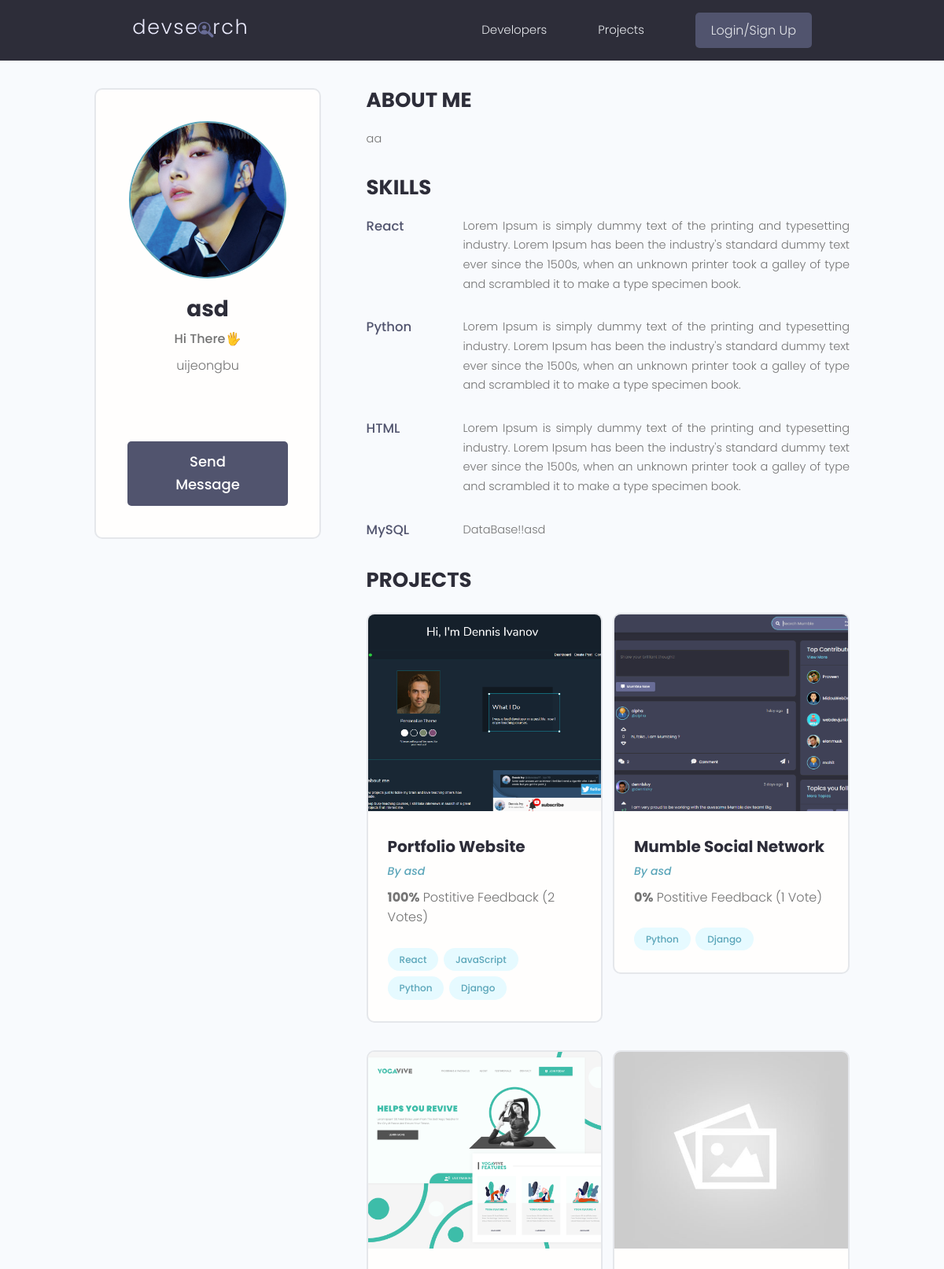
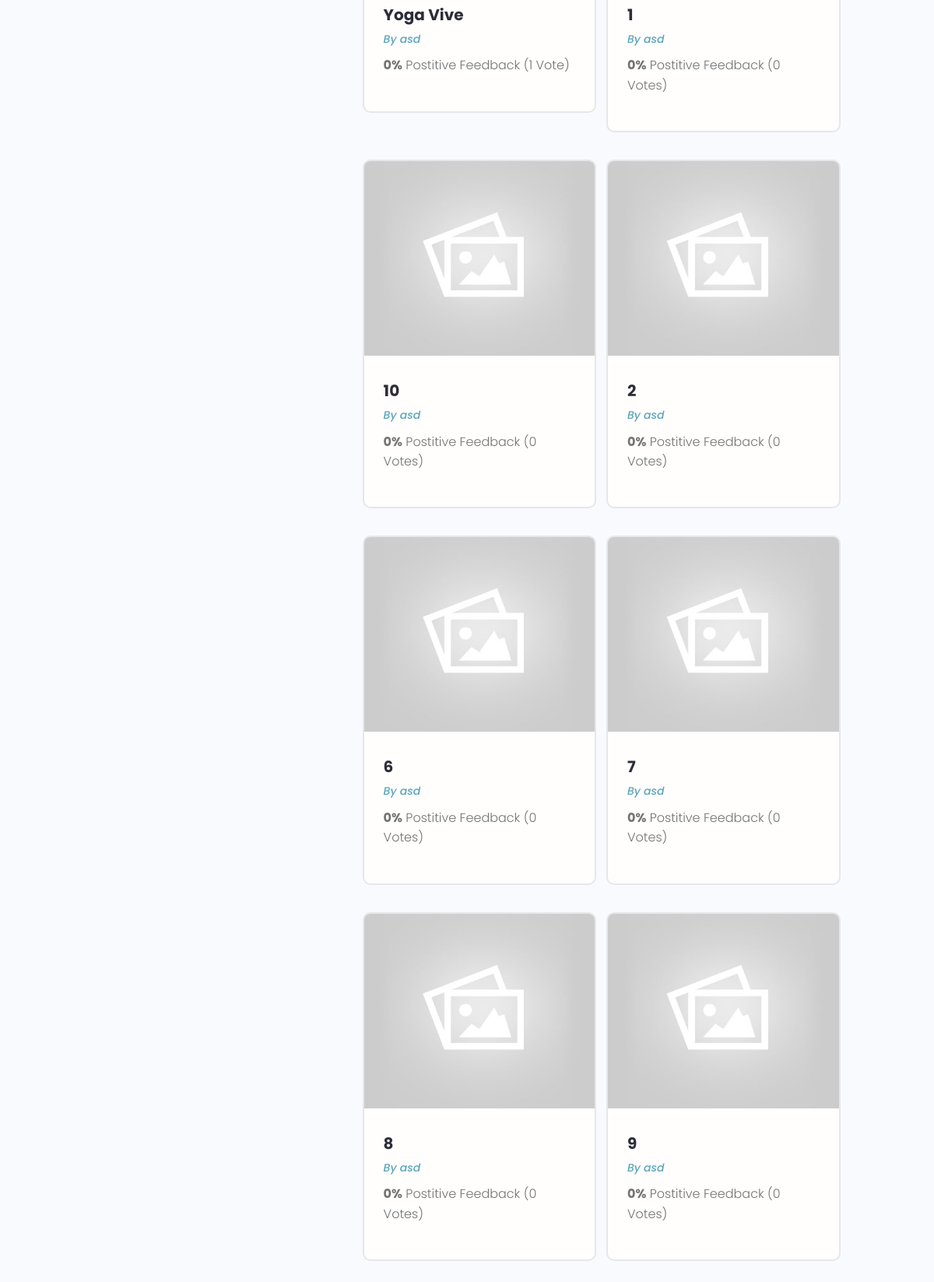
/profile/e5886959-0f18-46dd-ba18-6c4914ac4a75/, run on the app's committed database (2 pictures, top to bottom).
### users/models.py (models this page shows, shortened)
class Profile(models.Model):
    user = models.OneToOneField(User, on_delete=models.CASCADE, null=True, blank=True)
    name = models.CharField(max_length=200, null=True, blank=True)
    email = models.EmailField(max_length=500, null=True, blank=True)
    username = models.CharField(max_length=200, null=True, blank=True)
    location = models.CharField(max_length=200, null=True, blank=True)
    short_intro = models.CharField(max_length=200, null=True, blank=True)
    bio = models.TextField(null=True, blank=True)
    profile_image = models.ImageField(
        null=True, blank=True, upload_to='profiles/', default='profiles/user-default.png')
    social_github = models.CharField(max_length=200, null=True, blank=True)
    social_twitter = models.CharField(max_length=200, null=True, blank=True)
    social_linkein = models.CharField(max_length=200, null=True, blank=True)
    social_youtube = models.CharField(max_length=200, null=True, blank=True)
    social_website = models.CharField(max_length=200, null=True, blank=True)
    created = models.DateTimeField(auto_now_add=True)
    id = models.UUIDField(default=uuid4, unique=True, primary_key=True, editable=False)

class Skill(models.Model):
    owner = models.ForeignKey(Profile, on_delete=models.CASCADE, null=True, blank=True)
    name = models.CharField(max_length=200, null=True, blank=True)
    description = models.TextField(null=True, blank=True)
    created = models.DateTimeField(auto_now_add=True)
    id = models.UUIDField(default=uuid4, unique=True, primary_key=True, editable=False)

### projects/models.py (models this page shows, shortened)
class Project(models.Model):
    owner = models.ForeignKey(Profile, null=True, blank=True, on_delete=models.CASCADE)
    title = models.CharField(max_length=200)
    description = models.TextField(null=True, blank=True)
    featured_image = models.ImageField(null=True, blank=True, default='default.jpg')
    demo_link = models.CharField(max_length=2000, null=True, blank=True)
    source_link = models.CharField(max_length=2000, null=True, blank=True)
    tags = models.ManyToManyField('Tag', blank=True)
    vote_total = models.IntegerField(default=0, null=True, blank=True)
    vote_ratio = models.IntegerField(default=0, null=True, blank=True)
    created = models.DateTimeField(auto_now_add=True)
    id = models.UUIDField(default=uuid.uuid4, unique=True, primary_key=True, editable=False)
    class Meta:
        ordering = ['-vote_ratio', '-vote_total', 'title']

class Tag(models.Model):
    name = models.CharField(max_length=200)
    created = models.DateTimeField(auto_now_add=True)
    id = models.UUIDField(default=uuid.uuid4, unique=True, primary_key=True, editable=False)
    def __str__(self):
        return self.name

### users/views.py (the view)
# urls.py: path('profile/<str:pk>/', user_profile, name='user-profile'),
def user_profile(request, pk):
    profile = Profile.objects.get(id=pk)
    top_skills = profile.skill_set.exclude(description__exact='')
    other_skills = profile.skill_set.filter(description='')
    context = {
        'profile':profile,
        'top_skills':top_skills,
        'other_skills':other_skills,
        }
    return render(request, 'users/user-profile.html', context)

### users/templates/users/user-profile.html (shortened to what this page needs)
{% extends 'main.html' %}
{% block content %}
<main class="profile my-md">
    <div class="container">
        <div class="layout">
            <div class="column column--1of3">
                <div class="card text-center">
                    <div class="card__body dev">
                        <img class="avatar avatar--xl" src="{{ profile.profile_image.url }}" />
                        <h2 class="dev__name">{{profile.name}}</h2>
                        <p class="dev__title">{{profile.short_intro}}</p>
                        <p class="dev__location">{{profile.location}}</p>
                        <ul class="dev__social">
                        </ul>
                        {% if request.user.profile.id != profile.id %}
                        <a href="{% url 'create-message' pk=profile.id %}" class="btn btn--sub btn--lg">Send Message </a>
                        {% endif %}
                    </div>
                </div>
            </div>
            <div class="column column--2of3">
                <div class="devInfo">
                    <h3 class="devInfo__title">About Me</h3>
                    <p class="devInfo__about">{{profile.bio}}</p>
                </div>
                <div class="devInfo">
                    <h3 class="devInfo__title">Skills</h3>
                    <div class="devInfo__skills">
                        {% for skill in top_skills %}
                        <div class="devSkill">
                            <h4 class="devSkill__title">{{skill.name}}</h4>
                            <p class="devSkill__info">{{skill.description}}</p>
                        </div>
                        {% endfor %}
                    </div>
                </div>
                <div class="devInfo">
                    <h3 class="devInfo__title">Projects</h3>
                    <div class="grid grid--two">
                        {% for project in profile.project_set.all %}
                        <div class="column">
                            <div class="card project">
                                <a href="{% url 'project' pk=project.id %}" class="project">
                                    <img class="project__thumbnail" src="{{project.featured_image.url}}"
                                        alt="project thumbnail" />
                                    <div class="card__body">
                                        <h3 class="project__title">{{project.title}}</h3>
                                        <p>
                                            <a class="project__author"
                                                href="{% url 'user-profile' pk=project.owner.id %}">
                                                By {{project.owner.name}}
                                            </a>
                                        </p>
                                        <p class="project--rating">
                                            <span style="font-weight: bold;">{{project.vote_ratio}}%</span> Postitive
                                            Feedback ({{project.vote_total}} Vote{{project.vote_total|pluralize:'s'}})
                                        </p>
                                        <div class="project__tags">
                                            {% for tag in project.tags.all %}
                                            <span class="tag tag--pill tag--main">
                                                <small>{{tag}}</small>
                                            </span>
                                            {% endfor %}
                                        </div>
                                    </div>
                                </a>
                            </div>
                        </div>
                        {% endfor %}
                    </div>
                </div>
            </div>
        </div>
    </div>
</main>
{% endblock %}

### static/styles/app.css (style rules this page uses)
:root { --color-sub: #2d2d39; }
.btn--sub { background-color: var(--color-sub-light); }
.card { border: 2px solid var(--color-light); }
img { width: 100%; }
.profile .card > .dev { padding: 4rem; }
.dev__name { color: var(--color-sub); font-size: 2.8rem; font-weight: 700; margin-top: 1rem; margin-bottom: 0.5rem; }
.dev__title { font-size: 1.6rem; font-weight: 500; line-height: 1.3; }
.dev__location { margin-top: 1rem; }
.dev__social { margin: 3rem 0; list-style: none; display: flex; justify-content: center; gap: 1.5rem; }
.devInfo { margin-bottom: 3rem; }
.devInfo__title, .devInfo__subtitle { font-size: 2.6rem; color: var(--color-sub); text-transform: uppercase; font-weight: 700; margin-bottom: 1.5rem; }
.devInfo__about, .devSkill__info { font-size: 1.45rem; line-height: 1.7; text-align: justify; }
.devSkill { margin-bottom: 3rem; }
.devSkill__title { font-size: 1.65rem; font-weight: 500; color: var(--color-sub-light); }
@media screen and (min-width: 700px) { .devSkill { display: flex; justify-content: space-between; gap: 3rem; } }
@media screen and (min-width: 700px) { .devSkill__info { flex-basis: 80%; } }
.project__author { font-size: 1.4rem; font-style: italic; }
.project--rating { margin-bottom: 1.6em; margin-top: .5em; }
.project__thumbnail { height: 25rem; object-fit: cover; object-position: top center; }
.project__title { font-size: 2rem; font-weight: 700; color: var(--color-sub); }

### static/uikit/styles/modules/_variables.css (style rules this page uses)
:root { --color-main: #5aa5b9; --color-main-light: #e6faff; --color-sub: #3f4156; --color-sub-light: #51546e; --color-sub-lighter: #ededfd; --color-text: #737373; --color-gray: #8b8b8b; --color-light: #e5e7eb; --color-light-gray: #767676; --color-bg: #f8fafd; --color-white: #fffefd; --color-white-light: #f3f3f3; --color-success: #359e64; --color-success-bg: #def8e8; --color-error: #fc4b0b; --color-error-bg: #fff2ee; --font-base: 'Poppins', arial, helvetica, 'Segoe UI', roboto, ubuntu, sans-serif; --font-monospace: 'Fira Code', 'Courier New', courier, monospace; --font-regular: 300; --font-medium: 500; --font-bold: 700; --generic-shadow: 1px 1px 5px #00000010; --generic-transition: all 0.3s ease-in-out; }

### static/uikit/styles/modules/_base.css (style rules this page uses)
* { margin: 0; padding: 0; box-sizing: border-box; text-rendering: optimizeLegibility; color: inherit; font-size: inherit; }
html { font-size: 50%; }
@media only screen and (min-width: 480px) { html { font-size: 56.25%; } }
@media only screen and (min-width: 1200px) { html { font-size: 62.5%; } }
body { line-height: 1.6; font-weight: 400; font-size: 1.5rem; color: var(--color-text); background-color: var(--color-bg); min-height: 100vh; }

### static/uikit/styles/modules/_typography.css (style rules this page uses)
* { font-family: var(--font-base); }
h2 { font-size: 3.6rem; font-weight: var(--font-bold); }
h3 { font-size: 3.2rem; font-weight: var(--font-medium); }
h4 { font-size: 2.8rem; font-weight: var(--font-medium); }
p, span, strong { font-size: 1.6rem; color: var(--color-text); font-weight: var(--font-regular); }
a { padding-bottom: 2px; text-decoration: none; display: inline-block; color: var(--color-main); font-weight: var(--font-medium); }

### static/uikit/styles/modules/_utilities.css (style rules this page uses)
.container { width: 92%; max-width: 165rem; margin: 0 auto; box-sizing: border-box; }
@media screen and (min-width: 1000px) { .container { width: 90%; } }
@media screen and (min-width: 1200px) { .container { width: 80%; } }
.text-center { text-align: center; }
.my-md { margin: 3rem auto; }

### static/uikit/styles/modules/_avatar.css (style rules this page uses)
.avatar { border-radius: 50%; border: 2px solid var(--color-main); object-fit: cover; }
.avatar--xl { height: 20rem; width: 20rem; }

### static/uikit/styles/modules/_button.css (style rules this page uses)
.btn { display: inline-block; position: relative; cursor: pointer; background-color: var(--color-light); font-weight: var(--font-medium); color: var(--color-sub); text-decoration: none; padding: 1rem 2rem; border-radius: 0.5rem; border: none; width: -webkit-fit-content; width: -moz-fit-content; width: fit-content; height: -webkit-fit-content; height: -moz-fit-content; height: fit-content; font-size: 1.6rem; outline-width: 0; outline-color: transparent; -webkit-backface-visibility: hidden; backface-visibility: hidden; transition: all 0.3s ease-in-out; }
.btn--sub { background-color: var(--color-sub); color: var(--color-white); }
.btn--lg { font-size: 1.8rem; padding: 1.2rem 4.5rem; }

### static/uikit/styles/modules/_card.css (style rules this page uses)
.card { border-radius: 1rem; background-color: var(--color-white); border: 1.5px solid var(--color-light); width: auto; height: auto; margin-top: 0.5rem; margin-bottom: 0.5rem; overflow: hidden; }
.card__body, .card__header { padding: 2rem 2.5rem; }

### data on the page
Profile: profile_image (picture), name "asd", short_intro "Hi There🖐", location "uijeongbu", bio "aa"
Skill: name "React", description "Lorem Ipsum is simply dummy text of the printing and typesetting industry. Lorem Ipsum has been the industry's standard dummy text ever since the 1500s, when an unknown printer took a galley of type and scrambled it to make a type specimen book."
Skill: name "Python", description "Lorem Ipsum is simply dummy text of the printing and typesetting industry. Lorem Ipsum has been the industry's standard dummy text ever since the 1500s, when an unknown printer took a galley of type and scrambled it to make a type specimen book."
Skill: name "HTML", description "Lorem Ipsum is simply dummy text of the printing and typesetting industry. Lorem Ipsum has been the industry's standard dummy text ever since the 1500s, when an unknown printer took a galley of type and scrambled it to make a type specimen book."
Skill: name "MySQL", description "DataBase!!asd"
Project: featured_image (picture), title "Portfolio Website", owner.name "asd", vote_ratio "100", vote_total "2"
Tag: name "React"
Tag: name "JavaScript"
Tag: name "Python"
Tag: name "Django"
Project: featured_image (picture), title "Mumble Social Network", owner.name "asd", vote_ratio "0", vote_total "1"
Project: featured_image (picture), title "Yoga Vive", owner.name "asd", vote_ratio "0", vote_total "1"
Project: featured_image (placeholder picture), title "1", owner.name "asd", vote_ratio "0", vote_total "0"
Project: featured_image (placeholder picture), title "10", owner.name "asd", vote_ratio "0", vote_total "0"
Project: featured_image (placeholder picture), title "2", owner.name "asd", vote_ratio "0", vote_total "0"
Project: featured_image (placeholder picture), title "6", owner.name "asd", vote_ratio "0", vote_total "0"
Project: featured_image (placeholder picture), title "7", owner.name "asd", vote_ratio "0", vote_total "0"
Project: featured_image (placeholder picture), title "8", owner.name "asd", vote_ratio "0", vote_total "0"
Project: featured_image (placeholder picture), title "9", owner.name "asd", vote_ratio "0", vote_total "0"
